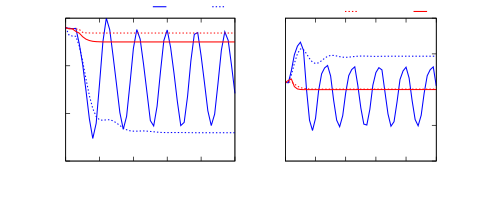

Reproduce this figure in gnuplot.
# set terminal x11 
# set output
set linestyle 1 lt 1 lw 3 lc 1
set linestyle 2 lt 1 lw 3 lc 3
set linestyle 3 lt 3  lw 3 lc 3
set linestyle 4 lt 3  lw 3 lc 1
set size 1,0.6
set origin 0,0
set multiplot
set size 0.525,0.6
set origin 0,0
set ytics nomirror
set xtics 10
set ytics 10
set ylabel "Inventory-Retailer"
set xlabel "Time"
set key horizontal samplen 1 at 50,54
#unset key
plot "sS_demand.dat"  u 1:4 w l ls 2 t "Ord",\
"IP_dem.dat" u 1:4 w l ls 3 t "IP",\
"sS_demand.dat" u 1:6 w l ls 4  notitle,\
"sS_demand.dat" u 1:8 w l ls 1  notitle

set size 0.525, 0.6
set origin 0.525,0
unset ylabel
unset ytics
set key horizontal samplen 1 at first 50, second 54
#set key at first 50, second 54
set xtics 10
set xlabel "Time"
set y2tics nomirror
set y2label "Inventory-Manufacturer"
set y2tics 10
plot "sS_demand1.dat" u 1:5 w l ls 2 axis x1y2 notitle,\
"IP_dem.dat" u 1:5 w l ls 3 axis x1y2 notitle,\
"sS_demand.dat" u 1:7 w l ls 4 axis x1y2 t "coop",\
"sS_demand1.dat" u 1:9 w l ls 1 axis x1y2 t "cent"
